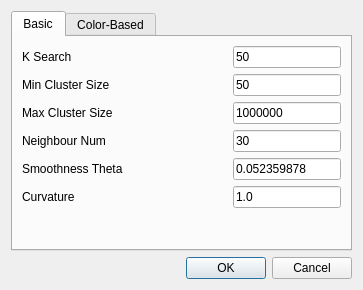
<?xml version="1.0" encoding="UTF-8"?>
<ui version="4.0">
 <class>RegionGrowingSegmentationDlg</class>
 <widget class="QDialog" name="RegionGrowingSegmentationDlg">
  <property name="geometry">
   <rect>
    <x>0</x>
    <y>0</y>
    <width>363</width>
    <height>290</height>
   </rect>
  </property>
  <property name="sizePolicy">
   <sizepolicy hsizetype="Fixed" vsizetype="Fixed">
    <horstretch>0</horstretch>
    <verstretch>0</verstretch>
   </sizepolicy>
  </property>
  <property name="windowTitle">
   <string>Region Growing Segmentation</string>
  </property>
  <property name="windowIcon">
   <iconset resource="../../../qPCL.qrc">
    <normaloff>:/toolbar/PclAlgorithms/icons/Regiongrowing.png</normaloff>:/toolbar/PclAlgorithms/icons/Regiongrowing.png</iconset>
  </property>
  <layout class="QVBoxLayout" name="verticalLayout_3">
   <item>
    <widget class="QTabWidget" name="rgTab">
     <property name="sizePolicy">
      <sizepolicy hsizetype="Expanding" vsizetype="Expanding">
       <horstretch>0</horstretch>
       <verstretch>0</verstretch>
      </sizepolicy>
     </property>
     <property name="currentIndex">
      <number>0</number>
     </property>
     <widget class="QWidget" name="rgBasicTab">
      <property name="enabled">
       <bool>true</bool>
      </property>
      <attribute name="title">
       <string>Basic</string>
      </attribute>
      <layout class="QVBoxLayout" name="verticalLayout">
       <item>
        <layout class="QGridLayout" name="gridLayout">
         <item row="5" column="3">
          <widget class="QLineEdit" name="curvature_input">
           <property name="sizePolicy">
            <sizepolicy hsizetype="Fixed" vsizetype="Fixed">
             <horstretch>0</horstretch>
             <verstretch>0</verstretch>
            </sizepolicy>
           </property>
           <property name="text">
            <string>1.0</string>
           </property>
          </widget>
         </item>
         <item row="0" column="0" colspan="3">
          <widget class="QLabel" name="ksearch">
           <property name="text">
            <string>K Search</string>
           </property>
          </widget>
         </item>
         <item row="1" column="0" colspan="3">
          <widget class="QLabel" name="min_cluster_size">
           <property name="text">
            <string>Min Cluster Size</string>
           </property>
          </widget>
         </item>
         <item row="1" column="3">
          <widget class="QLineEdit" name="min_cluster_size_input">
           <property name="sizePolicy">
            <sizepolicy hsizetype="Fixed" vsizetype="Fixed">
             <horstretch>0</horstretch>
             <verstretch>0</verstretch>
            </sizepolicy>
           </property>
           <property name="text">
            <string>50</string>
           </property>
          </widget>
         </item>
         <item row="2" column="0" colspan="3">
          <widget class="QLabel" name="max_cluster_size">
           <property name="text">
            <string>Max Cluster Size</string>
           </property>
          </widget>
         </item>
         <item row="2" column="3">
          <widget class="QLineEdit" name="max_cluster_size_input">
           <property name="sizePolicy">
            <sizepolicy hsizetype="Fixed" vsizetype="Fixed">
             <horstretch>0</horstretch>
             <verstretch>0</verstretch>
            </sizepolicy>
           </property>
           <property name="text">
            <string>1000000</string>
           </property>
          </widget>
         </item>
         <item row="3" column="3">
          <widget class="QLineEdit" name="neighbour_num_input">
           <property name="sizePolicy">
            <sizepolicy hsizetype="Fixed" vsizetype="Fixed">
             <horstretch>0</horstretch>
             <verstretch>0</verstretch>
            </sizepolicy>
           </property>
           <property name="text">
            <string>30</string>
           </property>
          </widget>
         </item>
         <item row="4" column="0" colspan="3">
          <widget class="QLabel" name="smoothness_theta">
           <property name="text">
            <string>Smoothness Theta</string>
           </property>
          </widget>
         </item>
         <item row="4" column="3">
          <widget class="QLineEdit" name="smoothness_theta_input">
           <property name="sizePolicy">
            <sizepolicy hsizetype="Fixed" vsizetype="Fixed">
             <horstretch>0</horstretch>
             <verstretch>0</verstretch>
            </sizepolicy>
           </property>
           <property name="text">
            <string>0.052359878</string>
           </property>
          </widget>
         </item>
         <item row="0" column="3">
          <widget class="QLineEdit" name="ksearch_input">
           <property name="sizePolicy">
            <sizepolicy hsizetype="Fixed" vsizetype="Fixed">
             <horstretch>0</horstretch>
             <verstretch>0</verstretch>
            </sizepolicy>
           </property>
           <property name="text">
            <string>50</string>
           </property>
           <property name="alignment">
            <set>Qt::AlignLeading|Qt::AlignLeft|Qt::AlignVCenter</set>
           </property>
          </widget>
         </item>
         <item row="3" column="0" colspan="3">
          <widget class="QLabel" name="neighbour_num">
           <property name="text">
            <string>Neighbour Num</string>
           </property>
          </widget>
         </item>
         <item row="5" column="0" colspan="3">
          <widget class="QLabel" name="curvature">
           <property name="text">
            <string>Curvature</string>
           </property>
          </widget>
         </item>
        </layout>
       </item>
       <item>
        <spacer name="basic_verticalSpacer">
         <property name="orientation">
          <enum>Qt::Vertical</enum>
         </property>
         <property name="sizeHint" stdset="0">
          <size>
           <width>20</width>
           <height>41</height>
          </size>
         </property>
        </spacer>
       </item>
      </layout>
     </widget>
     <widget class="QWidget" name="rgRGBTab">
      <attribute name="title">
       <string>Color-Based</string>
      </attribute>
      <layout class="QVBoxLayout" name="verticalLayout_2">
       <item>
        <layout class="QGridLayout" name="gridLayout_3">
         <item row="0" column="2">
          <widget class="QLineEdit" name="min_cluster_size2_input">
           <property name="sizePolicy">
            <sizepolicy hsizetype="Fixed" vsizetype="Fixed">
             <horstretch>0</horstretch>
             <verstretch>0</verstretch>
            </sizepolicy>
           </property>
           <property name="text">
            <string>100</string>
           </property>
          </widget>
         </item>
         <item row="2" column="2">
          <widget class="QLineEdit" name="point_color_diff_input">
           <property name="sizePolicy">
            <sizepolicy hsizetype="Fixed" vsizetype="Fixed">
             <horstretch>0</horstretch>
             <verstretch>0</verstretch>
            </sizepolicy>
           </property>
           <property name="text">
            <string>6</string>
           </property>
          </widget>
         </item>
         <item row="3" column="0" colspan="2">
          <widget class="QLabel" name="region_color_diff">
           <property name="text">
            <string>Region Color Diff</string>
           </property>
          </widget>
         </item>
         <item row="3" column="2">
          <widget class="QLineEdit" name="region_color_diff_input">
           <property name="sizePolicy">
            <sizepolicy hsizetype="Fixed" vsizetype="Fixed">
             <horstretch>0</horstretch>
             <verstretch>0</verstretch>
            </sizepolicy>
           </property>
           <property name="text">
            <string>5</string>
           </property>
          </widget>
         </item>
         <item row="0" column="0" colspan="2">
          <widget class="QLabel" name="min_cluster_size2">
           <property name="text">
            <string>Min Cluster Size</string>
           </property>
          </widget>
         </item>
         <item row="1" column="2">
          <widget class="QLineEdit" name="neighbours_dist_input">
           <property name="sizePolicy">
            <sizepolicy hsizetype="Fixed" vsizetype="Fixed">
             <horstretch>0</horstretch>
             <verstretch>0</verstretch>
            </sizepolicy>
           </property>
           <property name="text">
            <string>10</string>
           </property>
          </widget>
         </item>
         <item row="1" column="0" colspan="2">
          <widget class="QLabel" name="neighbours_dist">
           <property name="text">
            <string>Neighbours Dist</string>
           </property>
          </widget>
         </item>
         <item row="2" column="0" colspan="2">
          <widget class="QLabel" name="point_color_diff">
           <property name="text">
            <string>Point Color Diff</string>
           </property>
          </widget>
         </item>
        </layout>
       </item>
       <item>
        <spacer name="color_verticalSpacer">
         <property name="orientation">
          <enum>Qt::Vertical</enum>
         </property>
         <property name="sizeHint" stdset="0">
          <size>
           <width>20</width>
           <height>89</height>
          </size>
         </property>
        </spacer>
       </item>
      </layout>
     </widget>
    </widget>
   </item>
   <item>
    <widget class="QDialogButtonBox" name="buttonBox">
     <property name="standardButtons">
      <set>QDialogButtonBox::Cancel|QDialogButtonBox::Ok</set>
     </property>
    </widget>
   </item>
  </layout>
 </widget>
 <resources>
  <include location="../../../qPCL.qrc"/>
 </resources>
 <connections>
  <connection>
   <sender>buttonBox</sender>
   <signal>rejected()</signal>
   <receiver>RegionGrowingSegmentationDlg</receiver>
   <slot>reject()</slot>
   <hints>
    <hint type="sourcelabel">
     <x>150</x>
     <y>310</y>
    </hint>
    <hint type="destinationlabel">
     <x>150</x>
     <y>163</y>
    </hint>
   </hints>
  </connection>
  <connection>
   <sender>buttonBox</sender>
   <signal>accepted()</signal>
   <receiver>RegionGrowingSegmentationDlg</receiver>
   <slot>accept()</slot>
   <hints>
    <hint type="sourcelabel">
     <x>150</x>
     <y>310</y>
    </hint>
    <hint type="destinationlabel">
     <x>150</x>
     <y>163</y>
    </hint>
   </hints>
  </connection>
 </connections>
</ui>
